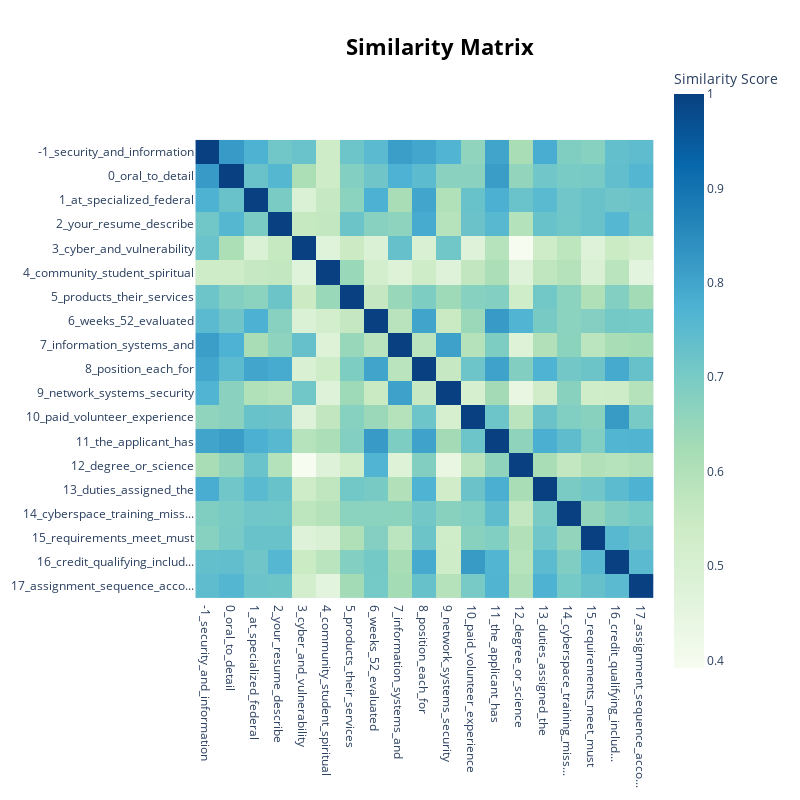

The notebook cell saved with this chart:
### Code cell
topic_model.visualize_heatmap()

### Figure 1 — Plotly figure (JSON) as saved in the notebook; plotly's stock layout.template omitted (floating-point values rounded to 4 significant figures; data arrays with more than 128 entries replaced by an {"elided": "..."} marker saying what was removed)
{"data": [{"coloraxis": "coloraxis", "hovertemplate": "x: %{x}<br>y: %{y}<br>Similarity Score: %{z}<extra></extra>", "name": "0", "type": "heatmap", "x": ["-1_security_and_information", "0_oral_to_detail", "1_at_specialized_federal", "2_your_resume_describe", "3_cyber_and_vulnerability", "4_community_student_spiritual", "5_products_their_services", "6_weeks_52_evaluated", "7_information_systems_and", "8_position_each_for", "9_network_systems_security", "10_paid_volunteer_experience", "11_the_applicant_has", "12_degree_or_science", "13_duties_assigned_the", "14_cyberspace_training_miss...", "15_requirements_meet_must", "16_credit_qualifying_includ...", "17_assignment_sequence_acco..."], "xaxis": "x", "y": ["-1_security_and_information", "0_oral_to_detail", "1_at_specialized_federal", "2_your_resume_describe", "3_cyber_and_vulnerability", "4_community_student_spiritual", "5_products_their_services", "6_weeks_52_evaluated", "7_information_systems_and", "8_position_each_for", "9_network_systems_security", "10_paid_volunteer_experience", "11_the_applicant_has", "12_degree_or_science", "13_duties_assigned_the", "14_cyberspace_training_miss...", "15_requirements_meet_must", "16_credit_qualifying_includ...", "17_assignment_sequence_acco..."], "yaxis": "y", "z": {"elided": "19x19 float values"}}], "layout": {"coloraxis": {"colorbar": {"title": {"text": "Similarity Score"}}, "colorscale": [[0, "rgb(247,252,240)"], [0.125, "rgb(224,243,219)"], [0.25, "rgb(204,235,197)"], [0.375, "rgb(168,221,181)"], [0.5, "rgb(123,204,196)"], [0.625, "rgb(78,179,211)"], [0.75, "rgb(43,140,190)"], [0.875, "rgb(8,104,172)"], [1, "rgb(8,64,129)"]]}, "height": 800, "hoverlabel": {"bgcolor": "white", "font": {"family": "Rockwell", "size": 16}}, "legend": {"title": {"text": "Trend"}}, "margin": {"t": 60}, "showlegend": true, "title": {"font": {"color": "Black", "size": 22}, "text": "<b>Similarity Matrix", "x": 0.55, "xanchor": "center", "y": 0.95, "yanchor": "top"}, "width": 800, "xaxis": {"anchor": "y", "constrain": "domain", "domain": [0, 1], "scaleanchor": "y"}, "yaxis": {"anchor": "x", "autorange": "reversed", "constrain": "domain", "domain": [0, 1]}}}
